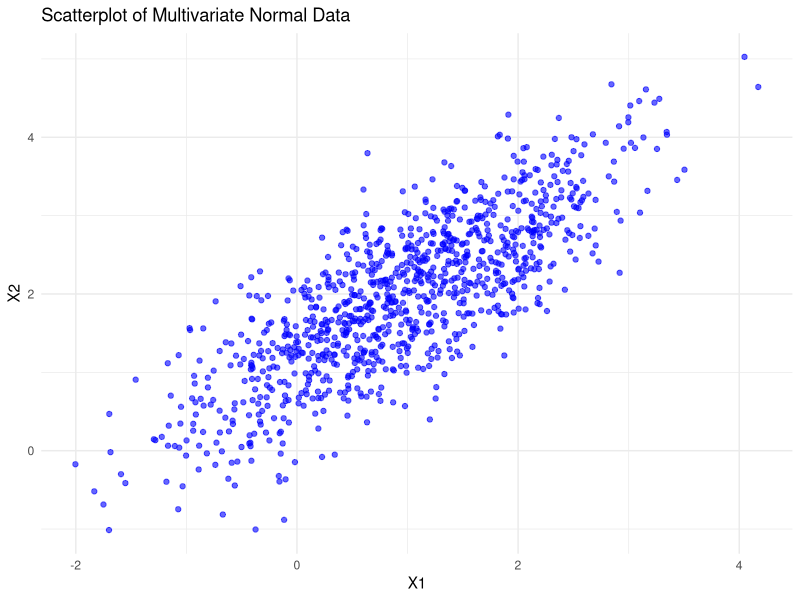
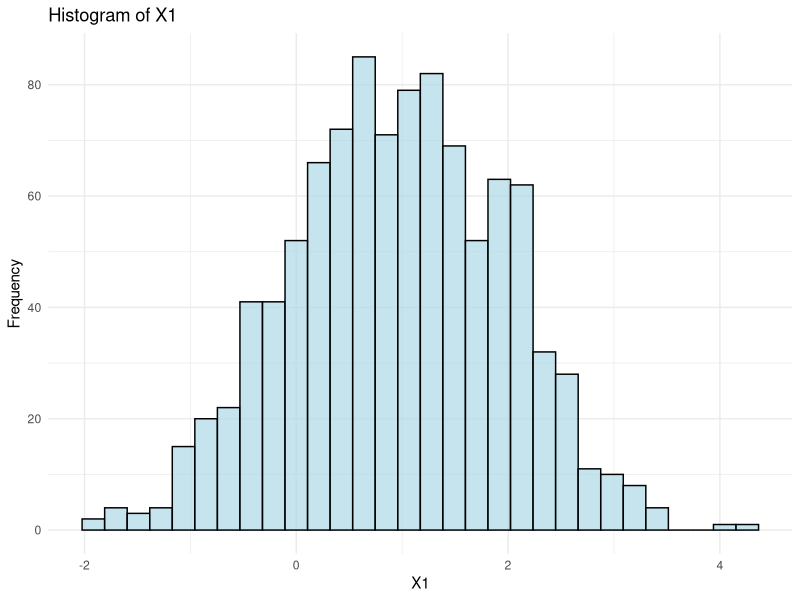
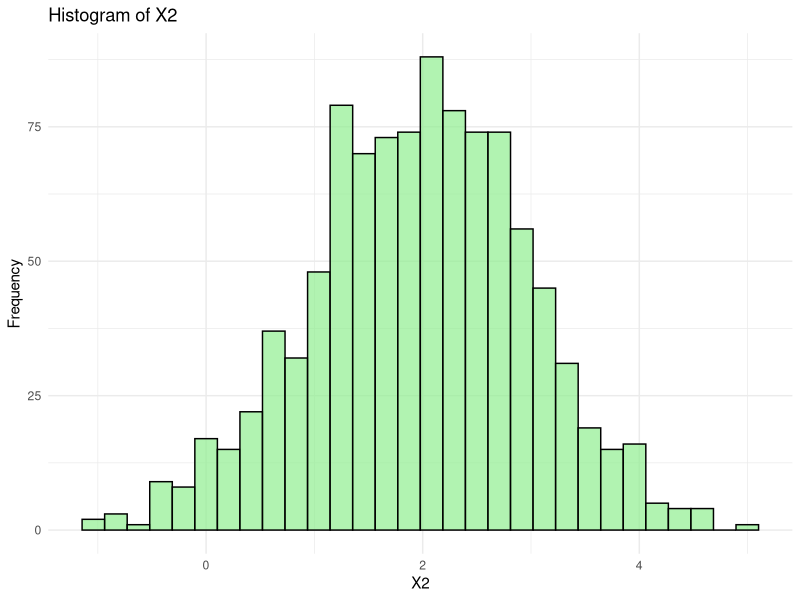
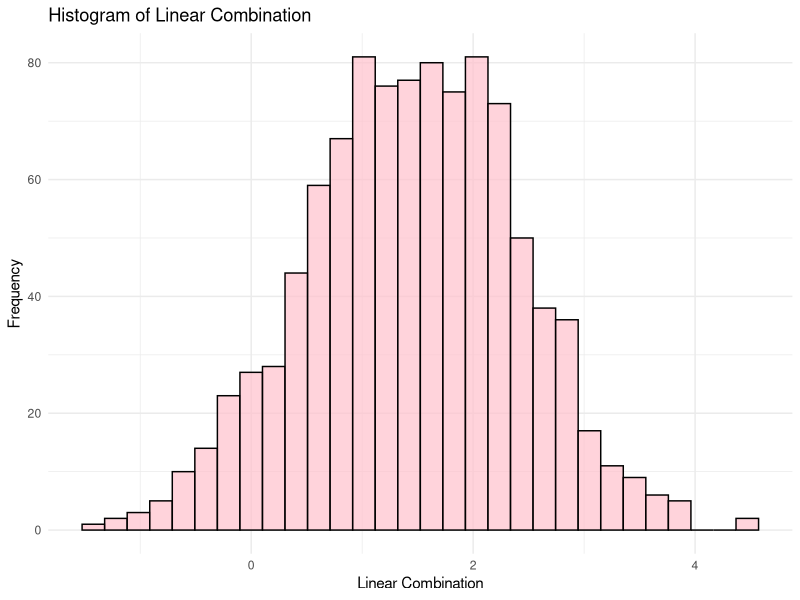

Write R code to recreate these figures, in order.
## ---- chunk 1
library(MASS)
set.seed(87)
n <- 1000
mu <- c(1, 2)
Sigma <- matrix(c(1, 0.8, 0.8, 1), 2, 2)
x <- mvrnorm(n, mu, Sigma)
head(x)
## ---- chunk 2
normal_data <- as.data.frame(x)
colnames(normal_data) <- c("X1", "X2")

library(ggplot2)
# Visualize using ggplot
ggplot(normal_data, aes(x = X1, y = X2)) +
  geom_point(color = "blue", alpha = 0.6) +
  labs(title = "Scatterplot of Multivariate Normal Data",
       x = "X1",
       y = "X2") +
  theme_minimal()
## ---- chunk 3
# Marginals visualization using ggplot
ggplot(normal_data, aes(x = X1)) +
  geom_histogram(bins = 30, fill = "lightblue", color = "black", alpha = 0.7) +
  labs(title = "Histogram of X1", x = "X1", y = "Frequency") +
  theme_minimal()

ggplot(normal_data, aes(x = X2)) +
  geom_histogram(bins = 30, fill = "lightgreen", color = "black", alpha = 0.7) +
  labs(title = "Histogram of X2", x = "X2", y = "Frequency") +
  theme_minimal()

# Linear combination visualization
linear_combination <- 0.5 * normal_data$X1 + 0.5 * normal_data$X2
ggplot(data.frame(LinearCombination = linear_combination), aes(x = LinearCombination)) +
  geom_histogram(bins = 30, fill = "pink", color = "black", alpha = 0.7) +
  labs(title = "Histogram of Linear Combination", 
       x = "Linear Combination", 
       y = "Frequency") +
  theme_minimal()
## ---- chunk 4
mu_hat <- apply(x, 2, mean)
mu_hat
## ---- chunk 5
sigma_hat <- cov(x)
sigma_hat
1/(n-1)*sum((x[,1]-mu_hat[1])*(x[,2]-mu_hat[2])) #compute \hat\Sigma_{12} by formula
## ---- chunk 6
cov(x[,1], x[,2])
cov(x)[1, 2]
## ---- chunk 7
cor(x)
sigma_hat[1,2] / sqrt(sigma_hat[1, 1] * sigma_hat[2, 2]) #verify the [1,2] element
## ---- chunk 8
cor(x[,1], x[,2])
cor(x)[1, 2]
